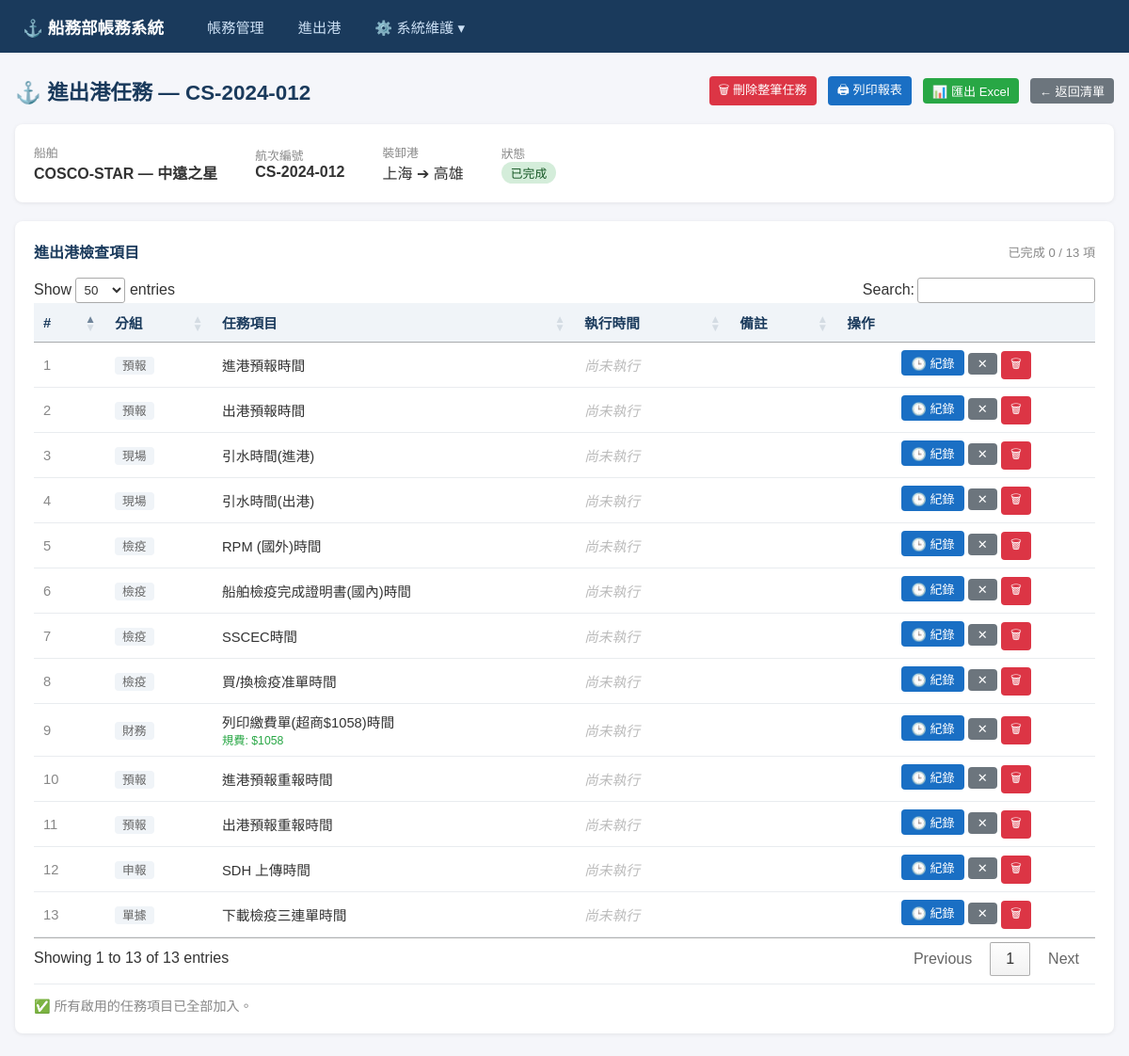
/voyage-tasks/2, run on the app's committed database.
### models.py (models this page shows)
class Voyage(Base):
    __tablename__ = "voyages"
    id = Column(Integer, primary_key=True, index=True)
    voyage_no = Column(String, unique=True, nullable=False, index=True)
    ship_id = Column(Integer, ForeignKey("ships.id"), nullable=False)
    port_of_loading = Column(String)
    port_of_discharge = Column(String)
    etd = Column(Date)
    eta = Column(Date)
    status = Column(String, default="計畫中")  # 計畫中/進行中/已完成
    created_at = Column(DateTime, default=func.now())
    updated_at = Column(DateTime, default=func.now(), onupdate=func.now())
    ship = relationship("Ship", back_populates="voyages")
    invoices = relationship("Invoice", back_populates="voyage")
    task_logs = relationship("VoyageTaskLog", back_populates="voyage")

class Ship(Base):
    __tablename__ = "ships"
    id = Column(Integer, primary_key=True, index=True)
    code = Column(String, unique=True, nullable=False, index=True)
    name = Column(String, nullable=False)
    flag = Column(String)
    ship_type = Column(String)
    created_at = Column(DateTime, default=func.now())
    updated_at = Column(DateTime, default=func.now(), onupdate=func.now())
    voyages = relationship("Voyage", back_populates="ship")

class VoyageTaskLog(Base):
    __tablename__ = "voyage_task_logs"
    id = Column(Integer, primary_key=True, index=True)
    voyage_id = Column(Integer, ForeignKey("voyages.id"), nullable=False)
    task_id = Column(Integer, ForeignKey("task_categories.id"), nullable=False)
    recorded_time = Column(DateTime) # 實際動作時間
    recorded_by = Column(String) # 執行的使用者
    remarks = Column(String)     # 備註
    created_at = Column(DateTime, default=func.now())
    voyage = relationship("Voyage", back_populates="task_logs")
    task_category = relationship("TaskCategory", back_populates="task_logs")

class TaskCategory(Base):
    __tablename__ = "task_categories"
    id = Column(Integer, primary_key=True, index=True)
    name = Column(String, nullable=False)    # 任務名稱
    task_group = Column(String)             # 分組
    default_fee = Column(Numeric(18, 2), default=0) # 預設規費
    display_order = Column(Integer, default=0)
    is_active = Column(Integer, default=1)   # 1: 啟用, 0: 停用
    created_at = Column(DateTime, default=func.now())
    updated_at = Column(DateTime, default=func.now(), onupdate=func.now())
    task_logs = relationship("VoyageTaskLog", back_populates="task_category")

### routers/voyage_tasks.py (the view)
@router.get("/{voyage_id}", response_class=HTMLResponse)
def detail_voyage_tasks(
    voyage_id: int,
    request: Request,
    db: Session = Depends(get_db)
):
    voyage = db.query(models.Voyage).filter(models.Voyage.id == voyage_id).first()
    if not voyage:
        return RedirectResponse(url="/voyage-tasks", status_code=303)
    task_logs = (
        db.query(models.VoyageTaskLog)
        .join(models.TaskCategory)
        .filter(models.VoyageTaskLog.voyage_id == voyage_id)
        .order_by(
            models.TaskCategory.display_order,
            models.TaskCategory.task_group,
            models.TaskCategory.name
        )
        .all()
    )
    used_task_ids = [log.task_id for log in task_logs]
    if used_task_ids:
        available_categories = (
            db.query(models.TaskCategory)
            .filter(
                models.TaskCategory.is_active == 1,
                models.TaskCategory.id.notin_(used_task_ids)
            )
            .order_by(models.TaskCategory.task_group, models.TaskCategory.display_order)
            .all()
        )
    else:
        available_categories = (
            db.query(models.TaskCategory)
            .filter(models.TaskCategory.is_active == 1)
            .order_by(models.TaskCategory.task_group, models.TaskCategory.display_order)
            .all()
        )
    return templates.TemplateResponse("voyage_tasks/detail.html", {
        "request": request,
        "voyage": voyage,
        "task_logs": task_logs,
        "available_categories": available_categories,
    })

### templates/voyage_tasks/detail.html (shortened to what this page needs)
{% extends "base.html" %}
{% block content %}
<div class="page-header" style="display:flex; justify-content:space-between; align-items:center; flex-wrap:wrap; gap:12px;">
    <h1 style="margin:0;">⚓ 進出港任務 — {{ voyage.voyage_no }}</h1>
    <div style="display:flex; gap:12px; align-items:center;">
        <form method="post" action="/voyage-tasks/{{ voyage.id }}/purge" onsubmit="return confirm('確定要刪除此航次的所有進出港任務紀錄嗎？');" style="margin:0;">
            <button type="submit" class="btn btn-danger btn-sm">🗑 刪除整筆任務</button>
        </form>
        <a href="/voyage-tasks/{{ voyage.id }}/print" target="_blank" class="btn btn-primary btn-sm">🖨 列印報表</a>
        <a href="/voyage-tasks/{{ voyage.id }}/excel" class="btn btn-success btn-sm">📊 匯出 Excel</a>
        <a href="/voyage-tasks" class="btn btn-secondary btn-sm">← 返回清單</a>
    </div>
</div>
<div class="card">
    <div style="display:flex; gap:40px; align-items:center; flex-wrap:wrap;">
        <div>
            <label style="font-size:0.8rem; color:#888;">船舶</label>
            <div style="font-weight:bold;">{{ voyage.ship.code }} — {{ voyage.ship.name }}</div>
        </div>
        <div>
            <label style="font-size:0.8rem; color:#888;">航次編號</label>
            <div style="font-weight:bold;">{{ voyage.voyage_no }}</div>
        </div>
        <div>
            <label style="font-size:0.8rem; color:#888;">裝卸港</label>
            <div>{{ voyage.port_of_loading or '?' }} ➔ {{ voyage.port_of_discharge or '?' }}</div>
        </div>
        <div>
            <label style="font-size:0.8rem; color:#888;">狀態</label>
            <div>
                {% if voyage.status == '計畫中' %}<span class="badge badge-planned">{{ voyage.status }}</span>
                {% elif voyage.status == '進行中' %}<span class="badge badge-ongoing">{{ voyage.status }}</span>
                {% else %}<span class="badge badge-done">{{ voyage.status }}</span>{% endif %}
            </div>
        </div>
    </div>
</div>
<div class="card">
    <div style="display:flex; justify-content:space-between; align-items:center; margin-bottom:16px;">
        <h2 style="font-size:1rem; color:#1a3a5c; margin:0;">進出港檢查項目</h2>
        <span style="font-size:0.82rem; color:#888;" id="progressSummary">
            {% set done_count = task_logs | selectattr('recorded_time') | list | length %}
            已完成 {{ done_count }} / {{ task_logs | length }} 項
        </span>
    </div>
    <table id="taskTable">
        <thead>
            <tr>
                <th style="width:40px;">#</th>
                <th>分組</th>
                <th>任務項目</th>
                <th>執行時間</th>
                <th>備註</th>
                <th class="text-center">操作</th>
            </tr>
        </thead>
        <tbody id="taskTableBody">
            {% for log in task_logs %}
            <tr id="row-{{ log.id }}">
                <td style="color:#888;">{{ loop.index }}</td>
                <td>
                    <span style="font-size:0.8rem; color:#666; background:#f0f4f8; padding:2px 8px; border-radius:4px;">
                        {{ log.task_category.task_group or '未分類' }}
                    </span>
                </td>
                <td>
                    <div>{{ log.task_category.name }}</div>
                    {% if log.task_category.default_fee and log.task_category.default_fee > 0 %}
                    <small style="color:#28a745;">規費: ${{ "%.0f" | format(log.task_category.default_fee) }}</small>
                    {% endif %}
                </td>
                <td id="time-cell-{{ log.id }}" data-order="{{ log.recorded_time.strftime('%Y-%m-%d %H:%M') if log.recorded_time else '9999-12-31' }}">
                    {% if log.recorded_time %}
                    <span class="recorded-time" style="color:#2a5a8c; font-weight:500;">
                        {{ log.recorded_time.strftime('%Y-%m-%d %H:%M') }}
                    </span>
                    {% else %}
                    <span style="color:#bbb; font-style:italic;">尚未執行</span>
                    {% endif %}
                </td>
                <td id="remark-cell-{{ log.id }}" style="color:#555; font-size:0.9rem;">
                </td>
                <td class="text-center" style="white-space:nowrap;">
                    <button class="btn btn-primary btn-sm"
                            onclick="openRecordModal({{ log.id }}, '{{ log.task_category.name | replace("'", "\\'") }}')">
                        🕒 紀錄
                    </button>
                    <button class="btn btn-secondary btn-sm"
                            onclick="clearTime({{ log.id }})"
                            title="清除時間">
                        ✕
                    </button>
                    <button class="btn btn-danger btn-sm"
                            onclick="deleteLog({{ log.id }}, {{ voyage.id }})">
                        🗑
                    </button>
                </td>
            </tr>
            {% else %}
            <tr id="emptyRow">
                <td colspan="5" class="text-center" style="color:#999; padding:30px;">
                    尚無檢查項目，請從下方新增。
                </td>
            </tr>
            {% endfor %}
        </tbody>
    </table>
    {% if available_categories %}
    <div style="border-top:1px solid #e9ecef; padding-top:16px; margin-top:8px;">
        <h3 style="font-size:0.95rem; color:#1a3a5c; margin-bottom:12px;">新增項目</h3>
        <div style="display:flex; gap:10px; align-items:flex-end; flex-wrap:wrap;">
            <div class="form-group" style="flex:1; min-width:220px; margin:0;">
                <label>選擇任務項目</label>
                <select id="addTaskSelect" style="width:100%;">
                    <option value="">-- 選擇要加入的項目 --</option>
                    {% for cat in available_categories %}
                    <option value="{{ cat.id }}">[{{ cat.task_group or '未分類' }}] {{ cat.name }}</option>
                    {% endfor %}
                </select>
            </div>
            <div style="padding-bottom:2px;">
                <button class="btn btn-success" onclick="addTask({{ voyage.id }})">➕ 加入</button>
            </div>
        </div>
    </div>
    {% else %}
    <div style="border-top:1px solid #e9ecef; padding-top:12px; margin-top:8px; color:#888; font-size:0.88rem;">
        ✅ 所有啟用的任務項目已全部加入。
    </div>
    {% endif %}
</div>
{% endblock %}

### static/style.css (style rules this page uses)
* { box-sizing: border-box; margin: 0; padding: 0; }
body { font-family: "Microsoft JhengHei", "Noto Sans TC", sans-serif; background: #f5f6fa; color: #333; }
.page-header { display: flex; justify-content: space-between; align-items: center; margin-bottom: 20px; }
.page-header h1 { font-size: 1.4rem; color: #1a3a5c; }
.btn { display: inline-block; padding: 7px 16px; border-radius: 4px; border: none; cursor: pointer; font-size: 0.9rem; text-decoration: none; transition: opacity 0.2s; }
.btn-primary { background: #1a6fc4; color: white; }
.btn-success { background: #28a745; color: white; }
.btn-danger { background: #dc3545; color: white; }
.btn-secondary { background: #6c757d; color: white; }
.btn-sm { padding: 4px 10px; font-size: 0.82rem; }
.card { background: white; border-radius: 8px; box-shadow: 0 1px 4px rgba(0,0,0,0.08); padding: 20px; margin-bottom: 20px; }
table { width: 100%; border-collapse: collapse; }
th, td { padding: 10px 12px; text-align: left; border-bottom: 1px solid #e9ecef; font-size: 0.92rem; }
th { background: #f0f4f8; color: #1a3a5c; font-weight: 600; }
.text-center { text-align: center; }
.badge { display: inline-block; padding: 2px 10px; border-radius: 12px; font-size: 0.8rem; font-weight: 500; }
.badge-done { background: #d4edda; color: #155724; }

### data on the page
Voyage: voyage_no "CS-2024-012", port_of_loading "上海", port_of_discharge "高雄", status "已完成"
Ship: ship.code "COSCO-STAR", ship.name "中遠之星"
VoyageTaskLog: task_category "預報", task_category.name "進港預報時間", shows "尚未執行"
VoyageTaskLog: task_category "預報", task_category.name "出港預報時間", shows "尚未執行"
VoyageTaskLog: task_category "現場", task_category.name "引水時間(進港)", shows "尚未執行"
VoyageTaskLog: task_category "現場", task_category.name "引水時間(出港)", shows "尚未執行"
VoyageTaskLog: task_category "檢疫", task_category.name "RPM (國外)時間", shows "尚未執行"
VoyageTaskLog: task_category "檢疫", task_category.name "船舶檢疫完成證明書(國內)時間", shows "尚未執行"
VoyageTaskLog: task_category "檢疫", task_category.name "SSCEC時間", shows "尚未執行"
VoyageTaskLog: task_category "檢疫", task_category.name "買/換檢疫准單時間", shows "尚未執行"
VoyageTaskLog: task_category "財務", task_category.name "列印繳費單(超商$1058)時間", shows "尚未執行"
TaskCategory: task_category.default_fee "1058"
VoyageTaskLog: task_category "預報", task_category.name "進港預報重報時間", shows "尚未執行"
VoyageTaskLog: task_category "預報", task_category.name "出港預報重報時間", shows "尚未執行"
VoyageTaskLog: task_category "申報", task_category.name "SDH 上傳時間", shows "尚未執行"
VoyageTaskLog: task_category "單據", task_category.name "下載檢疫三連單時間", shows "尚未執行"

### other printed values
{{ done_count }} "0"
{{ task_logs | length }} "13"
